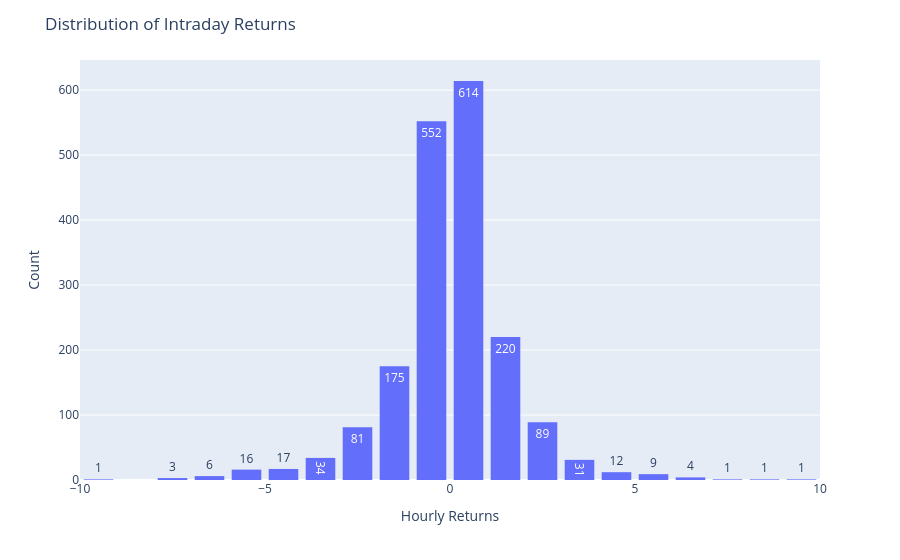

The cell this chart's notebook holds for it:
### Code cell
fig = px.histogram(spy, x='r_h', nbins=40, range_x=[-10, 10], text_auto=True)
fig.update_layout(bargap = 0.2, title = "Distribution of Intraday Returns",
                   xaxis_title = "Hourly Returns", yaxis_title = "Count"  )

fig.show()

### Figure 1 — Plotly figure (JSON) as saved in the notebook; plotly's stock layout.template omitted (floating-point values rounded to 4 significant figures; data arrays with more than 128 entries replaced by an {"elided": "..."} marker saying what was removed)
{"data": [{"bingroup": "x", "hovertemplate": "r_h=%{x}<br>count=%{y}<extra></extra>", "legendgroup": "", "marker": {"color": "#636efa", "pattern": {"shape": ""}}, "name": "", "nbinsx": 40, "orientation": "v", "showlegend": false, "texttemplate": "%{value}", "type": "histogram", "x": {"elided": "1871 float values"}, "xaxis": "x", "yaxis": "y"}], "layout": {"bargap": 0.2, "barmode": "relative", "legend": {"tracegroupgap": 0}, "margin": {"t": 60}, "title": {"text": "Distribution of Intraday Returns"}, "xaxis": {"anchor": "y", "domain": [0, 1], "range": [-10, 10], "title": {"text": "Hourly Returns"}}, "yaxis": {"anchor": "x", "domain": [0, 1], "title": {"text": "Count"}}}}
